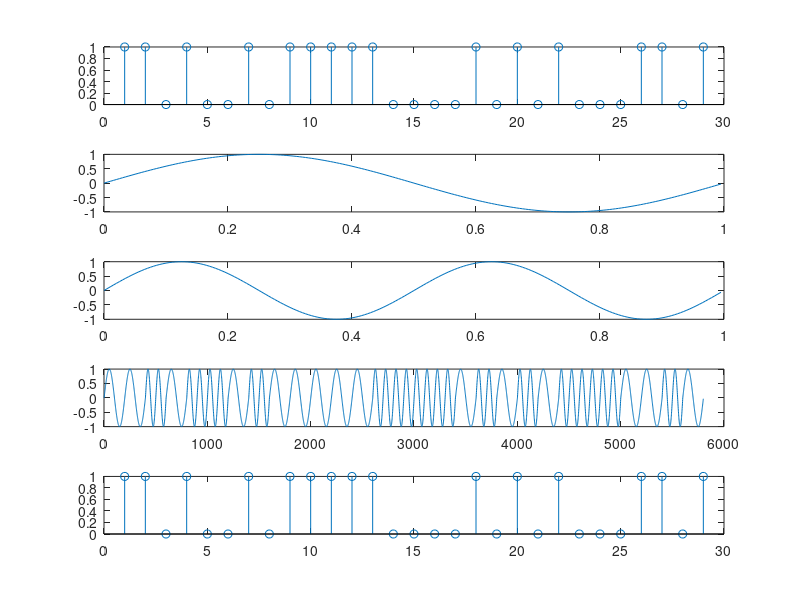

Reproduce this figure in MATLAB.
function Demodulation_Frequency_Shift_Key()
%200 samples
fs = 200;
t = [0:1/fs:1-1/fs];

%Carrier waves
f1 = 1;
carrier_1 = sin(2*pi*f1*t);

f2 = 2;
carrier_2 = sin(2*pi*f2*t);

%Our Signal
x = [1 1 0 1 0 0 1 0 1 1 1 1 1 0 0 0 0 1 0 1 0 1 0 0 0 1 1 0 1];
signal_size = length(x);

%Modulated signal
modulated_signal = [];
for i=1:signal_size
    if (x(i) == 1)
        temp = carrier_1;
    else
        temp = carrier_2;
    end
    modulated_signal = cat(2, modulated_signal, temp);   
end

%Demodulation
for i=1:length(modulated_signal)/length(carrier_1)
   temp = modulated_signal((i-1)*length(carrier_1)+1:i*length(carrier_1));
   check = sum(temp.*carrier_1)/length(carrier_1);
   
   if check > 0
       y(i) = 1;
   else
       y(i) = 0;
   end
end


%plot
figure
subplot(5,1,1)
stem(x)
subplot(5,1,2)
plot(t,carrier_1)
subplot(5,1,3)
plot(t,carrier_2)
subplot(5,1,4)
plot(modulated_signal)
subplot(5,1,5)
stem(y)
end
